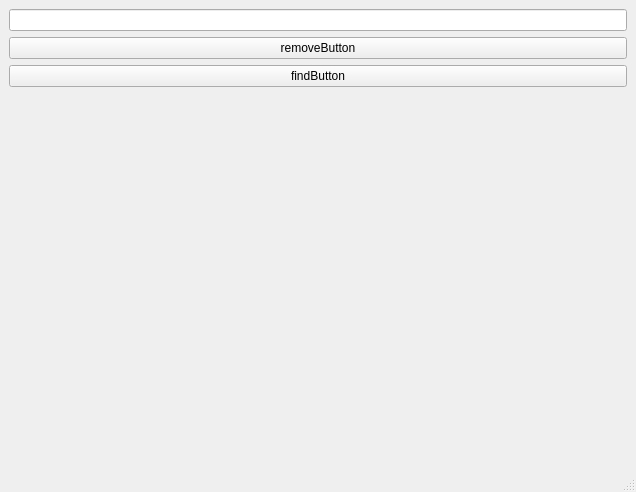
<?xml version="1.0" encoding="UTF-8"?>
<ui version="4.0">
 <class>MainWindow</class>
 <widget class="QMainWindow" name="MainWindow">
  <property name="geometry">
   <rect>
    <x>0</x>
    <y>0</y>
    <width>636</width>
    <height>492</height>
   </rect>
  </property>
  <property name="windowTitle">
   <string>MainWindow</string>
  </property>
  <widget class="QWidget" name="centralwidget">
   <layout class="QGridLayout" name="gridLayout_2">
    <item row="2" column="0">
     <widget class="QPushButton" name="findButton">
      <property name="text">
       <string>findButton</string>
      </property>
     </widget>
    </item>
    <item row="1" column="0">
     <widget class="QPushButton" name="removeButton">
      <property name="text">
       <string>removeButton</string>
      </property>
     </widget>
    </item>
    <item row="0" column="0">
     <widget class="QLineEdit" name="valueInput"/>
    </item>
    <item row="3" column="0">
     <layout class="QGridLayout" name="gridLayout">
      <item row="0" column="1">
       <layout class="QVBoxLayout" name="treeLayout"/>
      </item>
      <item row="0" column="0">
       <widget class="QLabel" name="statusLabel">
        <property name="text">
         <string/>
        </property>
       </widget>
      </item>
     </layout>
    </item>
   </layout>
  </widget>
  <widget class="QMenuBar" name="menubar">
   <property name="geometry">
    <rect>
     <x>0</x>
     <y>0</y>
     <width>636</width>
     <height>17</height>
    </rect>
   </property>
  </widget>
  <widget class="QStatusBar" name="statusbar"/>
 </widget>
 <resources/>
 <connections/>
</ui>
